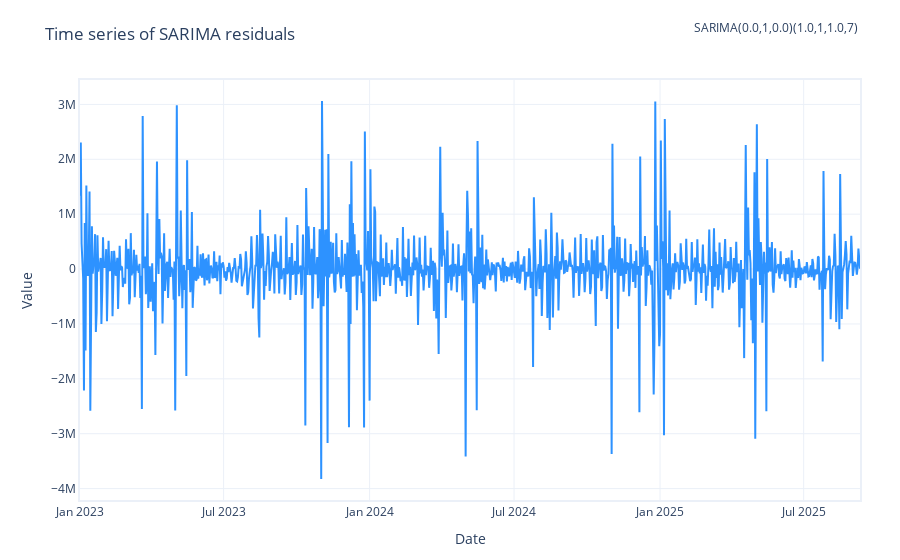

Notebook code for this chart:
### Markdown cell above
## SARIMA best model Fit

### Code cell
final_sarima_residuals = Eval_SARIMA(params = best_sarima_results, series = series, file_name = '', residuals = True)
fig = go.Figure()
fig.add_trace( go.Scatter(x=final_sarima_residuals.index, y=final_sarima_residuals, mode="lines",name="SARIMA residuals", line=dict(color="#2d92ff", width=2) ) )
fig.update_layout(
    title="Time series of SARIMA residuals", xaxis_title="Date", yaxis_title="Value",
    annotations=[ dict( text=f"SARIMA({best_sarima_results['p']},1,{best_sarima_results['q']})({best_sarima_results['P']},1,{best_sarima_results['Q']},7)", showarrow=False, xref="paper", yref="paper", x=1, y=1.15 ) ],
    plot_bgcolor="white", paper_bgcolor="white",
    xaxis=dict( showline=True, linewidth=2, linecolor="#ebf0f8", mirror=True, showgrid=True, gridcolor="#ebf0f8", zeroline=False ),
    yaxis=dict( showline=True, linewidth=2, linecolor="#ebf0f8", mirror=True, showgrid=True, gridcolor="#ebf0f8", zeroline=False ),
    margin=dict(l=80, r=40, t=80, b=60)
)
fig.show()

### Figure 1 — Plotly figure (JSON) as saved in the notebook; plotly's stock layout.template omitted (floating-point values rounded to 4 significant figures; data arrays with more than 128 entries replaced by an {"elided": "..."} marker saying what was removed)
{"data": [{"line": {"color": "#2d92ff", "width": 2}, "mode": "lines", "name": "SARIMA residuals", "type": "scatter", "x": {"elided": "984 str values"}, "y": {"elided": "984 float values"}}], "layout": {"annotations": [{"showarrow": false, "text": "SARIMA(0.0,1,0.0)(1.0,1,1.0,7)", "x": 1, "xref": "paper", "y": 1.15, "yref": "paper"}], "margin": {"b": 60, "l": 80, "r": 40, "t": 80}, "paper_bgcolor": "white", "plot_bgcolor": "white", "title": {"text": "Time series of SARIMA residuals"}, "xaxis": {"gridcolor": "#ebf0f8", "linecolor": "#ebf0f8", "linewidth": 2, "mirror": true, "showgrid": true, "showline": true, "title": {"text": "Date"}, "zeroline": false}, "yaxis": {"gridcolor": "#ebf0f8", "linecolor": "#ebf0f8", "linewidth": 2, "mirror": true, "showgrid": true, "showline": true, "title": {"text": "Value"}, "zeroline": false}}}
